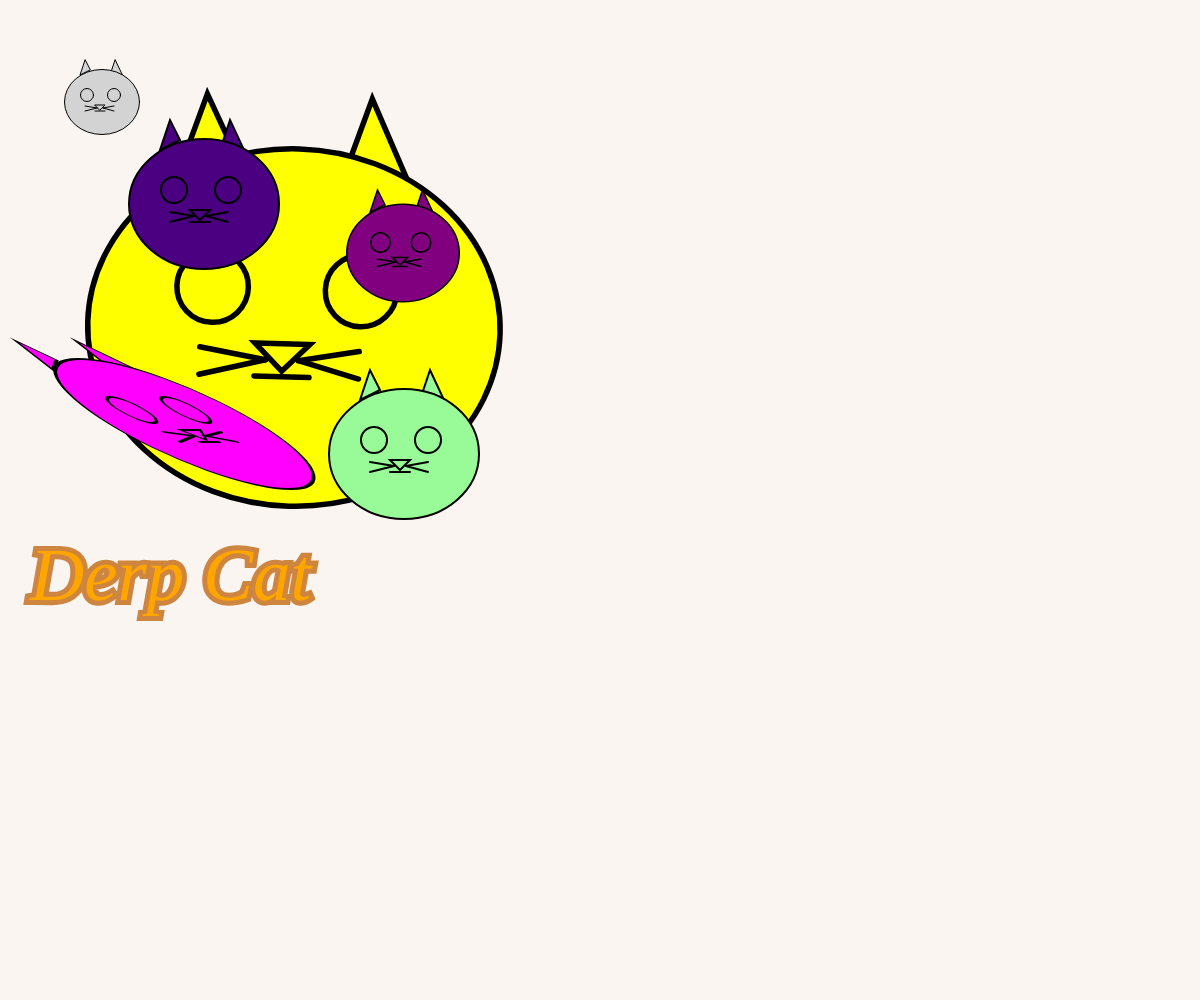
Frame 1 (no input)
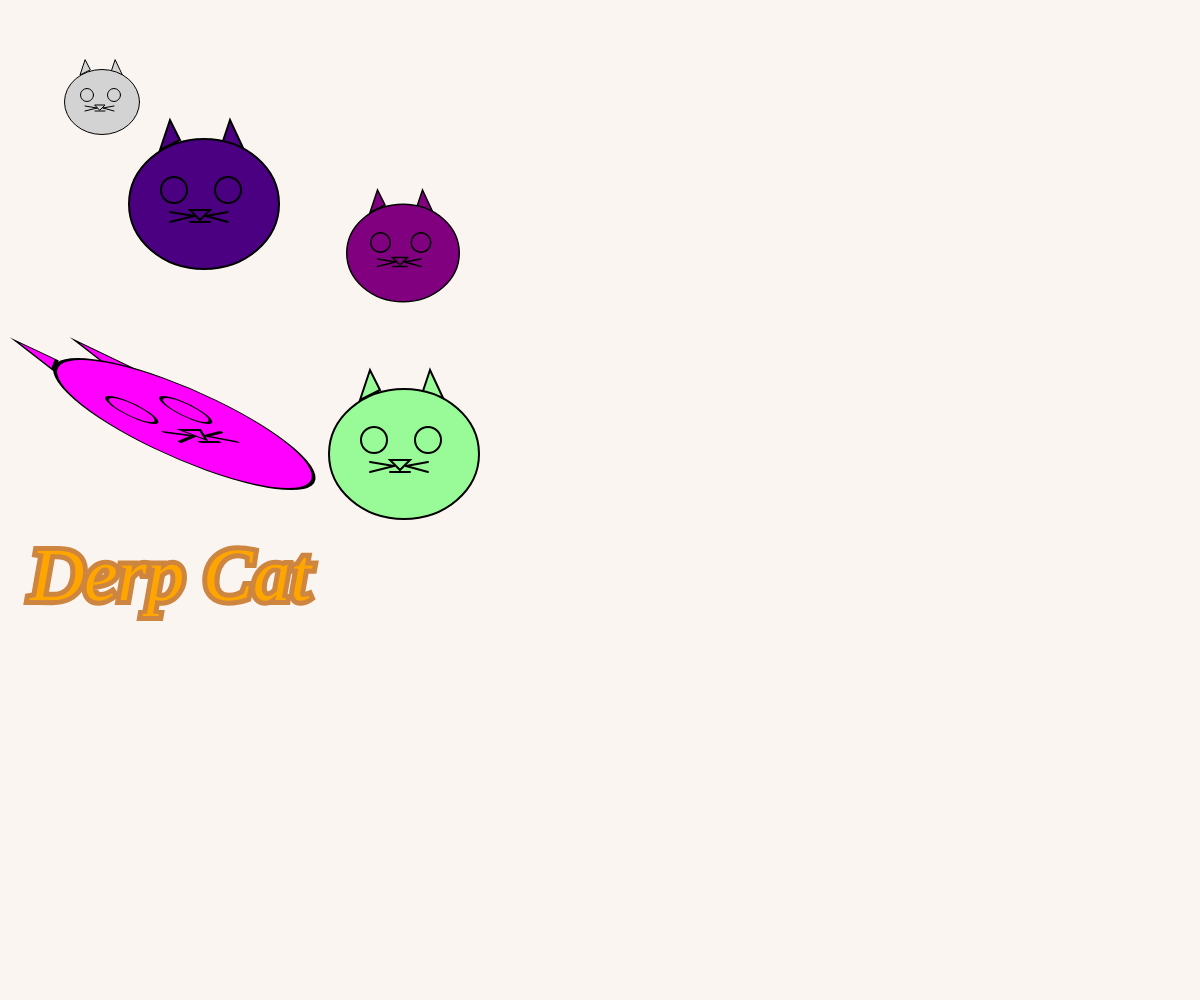
Frame 60 (no input)
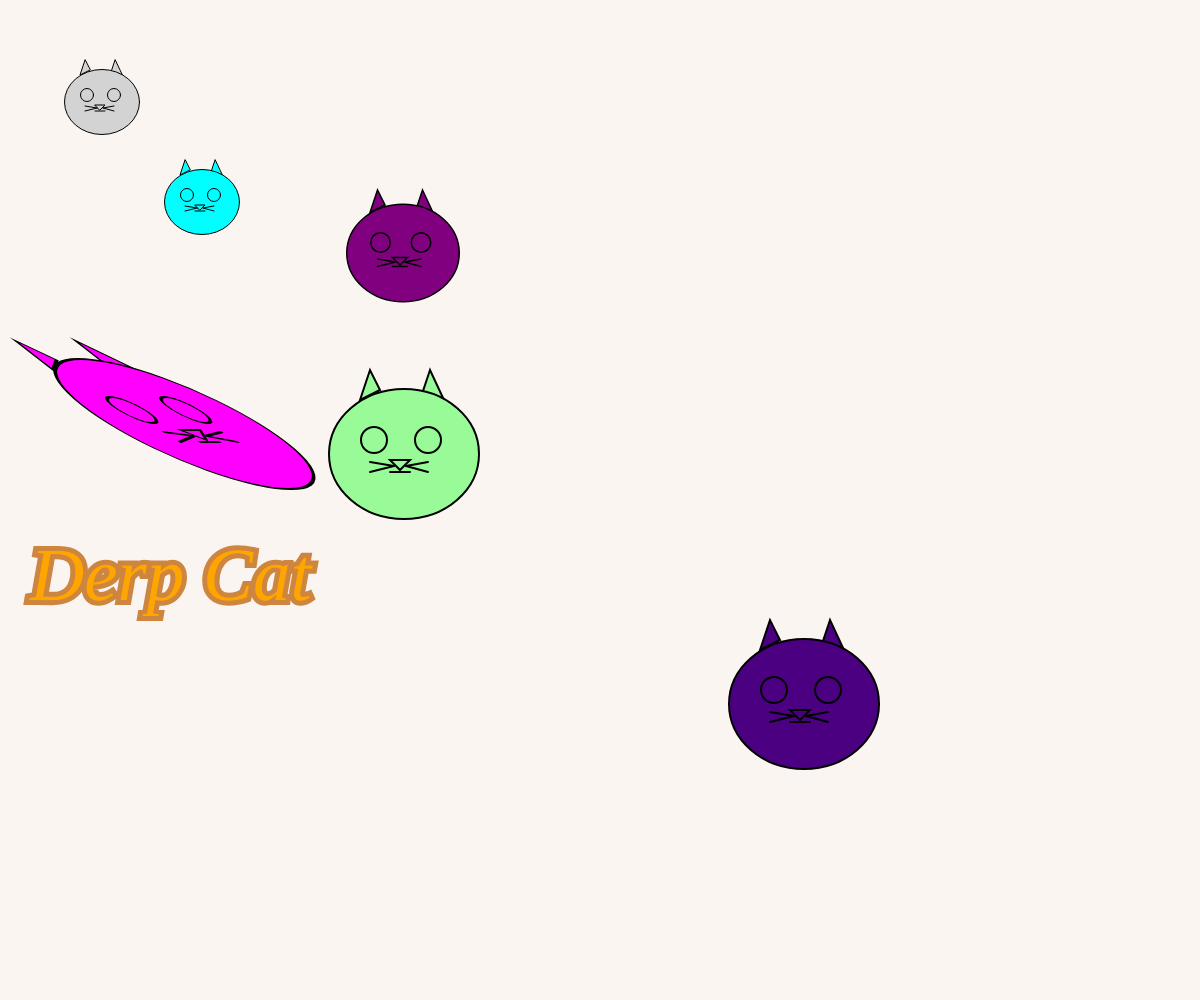
Frame 120 (the mouse pressed at the canvas centre since frame 60)

The p5.js sketch that drew these frames (run headless with seeded random() and noise() and a simulated clock; from frame 60 on, the mouse is pressed at the canvas centre):

// p5.js sketch
// ── sketch.js
// runs once at the beginning
function setup() {
  createCanvas(windowWidth, windowHeight);
}

// runs once each time the browser window is resized
function windowResized() {
  resizeCanvas(windowWidth, windowHeight);
}


/// Exercise 2: Natalie Annabelle

// For the transformation exercise, I made a cat. 
// The origional cat is the grey one in the top left, 
// and the rest are the different translations in comparison. 
// I also experimented with adding text at the bottom.


// runs continuously - main render loop
function draw() {
  background(250, 245, 240);
  
  //Origional Object
  fill('lightgrey');
  triangle(85+30, 60, 80+30, 75, 90+32, 75); //right ear
  triangle(85, 60, 80, 75, 90, 70); //left ear
  ellipse(102, 102, 75, 65); //face
  circle(87, 95 , 13); //left eye
  circle(87+27, 95 , 13); // right eye
  triangle(100, 110, 100+5, 110-5, 100-5, 110-5);// nose
  line(95, 111, 105, 111);//mouth
  line(85, 111, 97, 108); //bottom left whisker
  line(85, 111-5, 97, 108); // top left whisker
  line(85+29, 111, 97+6, 108); //bottom right whisker
  line(85+29, 111-5, 97+6, 108);//top right whisker
  
  
  
  //translation rotation #0
  push();
  translate(-250,-250);
  rotate(frameCount*0.03);
  scale(5.5);
  fill('yellow');
  triangle(85+30, 60, 80+30, 75, 90+32, 75); //right ear
  triangle(85, 60, 80, 75, 90, 70); //left ear
  ellipse(102, 102, 75, 65); //face
  circle(87, 95 , 13); //left eye
  circle(87+27, 95 , 13); // right eye
  triangle(100, 110, 100+5, 110-5, 100-5, 110-5);// nose
  line(95, 111, 105, 111);//mouth
  line(85, 111, 97, 108); //bottom left whisker
  line(85, 111-5, 97, 108); // top left whisker
  line(85+29, 111, 97+6, 108); //bottom right whisker
  line(85+29, 111-5, 97+6, 108);//top right whisker
  pop();
  
  //translation #1
  push();
  translate(100, 100);
  fill('aqua');
  triangle(85+30, 60, 80+30, 75, 90+32, 75); //right ear
  triangle(85, 60, 80, 75, 90, 70); //left ear
  ellipse(102, 102, 75, 65); //face
  circle(87, 95 , 13); //left eye
  circle(87+27, 95 , 13); // right eye
  triangle(100, 110, 100+5, 110-5, 100-5, 110-5);// nose
  line(95, 111, 105, 111);//mouth
  line(85, 111, 97, 108); //bottom left whisker
  line(85, 111-5, 97, 108); // top left whisker
  line(85+29, 111, 97+6, 108); //bottom right whisker
  line(85+29, 111-5, 97+6, 108);//top right whisker
  pop();
  
  //translation #2
  push();
  translate(250, 100);
  fill('purple');
  scale(1.5);
  triangle(85+30, 60, 80+30, 75, 90+32, 75); //right ear
  triangle(85, 60, 80, 75, 90, 70); //left ear
  ellipse(102, 102, 75, 65); //face
  circle(87, 95 , 13); //left eye
  circle(87+27, 95 , 13); // right eye
  triangle(100, 110, 100+5, 110-5, 100-5, 110-5);// nose
  line(95, 111, 105, 111);//mouth
  line(85, 111, 97, 108); //bottom left whisker
  line(85, 111-5, 97, 108); // top left whisker
  line(85+29, 111, 97+6, 108); //bottom right whisker
  line(85+29, 111-5, 97+6, 108);//top right whisker
  pop();
  
  //translation #3
  push();
  translate(200, 250);
  fill('palegreen');
  scale(2);
  triangle(85+30, 60, 80+30, 75, 90+32, 75); //right ear
  triangle(85, 60, 80, 75, 90, 70); //left ear
  ellipse(102, 102, 75, 65); //face
  circle(87, 95 , 13); //left eye
  circle(87+27, 95 , 13); // right eye
  triangle(100, 110, 100+5, 110-5, 100-5, 110-5);// nose
  line(95, 111, 105, 111);//mouth
  line(85, 111, 97, 108); //bottom left whisker
  line(85, 111-5, 97, 108); // top left whisker
  line(85+29, 111, 97+6, 108); //bottom right whisker
  line(85+29, 111-5, 97+6, 108);//top right whisker
  pop();
  
  
  //translation #4
  push();
  translate(-350, 220);
  fill('magenta');
  scale(2);
  shearX(45);
  triangle(85+30, 60, 80+30, 75, 90+32, 75); //right ear
  triangle(85, 60, 80, 75, 90, 70); //left ear
  ellipse(102, 102, 75, 65); //face
  circle(87, 95 , 13); //left eye
  circle(87+27, 95 , 13); // right eye
  triangle(100, 110, 100+5, 110-5, 100-5, 110-5);// nose
  line(95, 111, 105, 111);//mouth
  line(85, 111, 97, 108); //bottom left whisker
  line(85, 111-5, 97, 108); // top left whisker
  line(85+29, 111, 97+6, 108); //bottom right whisker
  line(85+29, 111-5, 97+6, 108);//top right whisker
  pop();
  
  //mouse transformation #5
  push();
  translate(mouseX, mouseY);
  fill('indigo');
  scale(2);
  triangle(85+30, 60, 80+30, 75, 90+32, 75); //right ear
  triangle(85, 60, 80, 75, 90, 70); //left ear
  ellipse(102, 102, 75, 65); //face
  circle(87, 95 , 13); //left eye
  circle(87+27, 95 , 13); // right eye
  triangle(100, 110, 100+5, 110-5, 100-5, 110-5);// nose
  line(95, 111, 105, 111);//mouth
  line(85, 111, 97, 108); //bottom left whisker
  line(85, 111-5, 97, 108); // top left whisker
  line(85+29, 111, 97+6, 108); //bottom right whisker
  line(85+29, 111-5, 97+6, 108);//top right whisker
  pop();
  
  //text
  push();
  stroke("peru");
  strokeWeight(10);
  textSize(75);
  textStyle(ITALIC);
  fill('orange');
  textFont('Comic Sans MS');
  text('Derp Cat', 30, 600 );
  pop();
  
   
  
}
